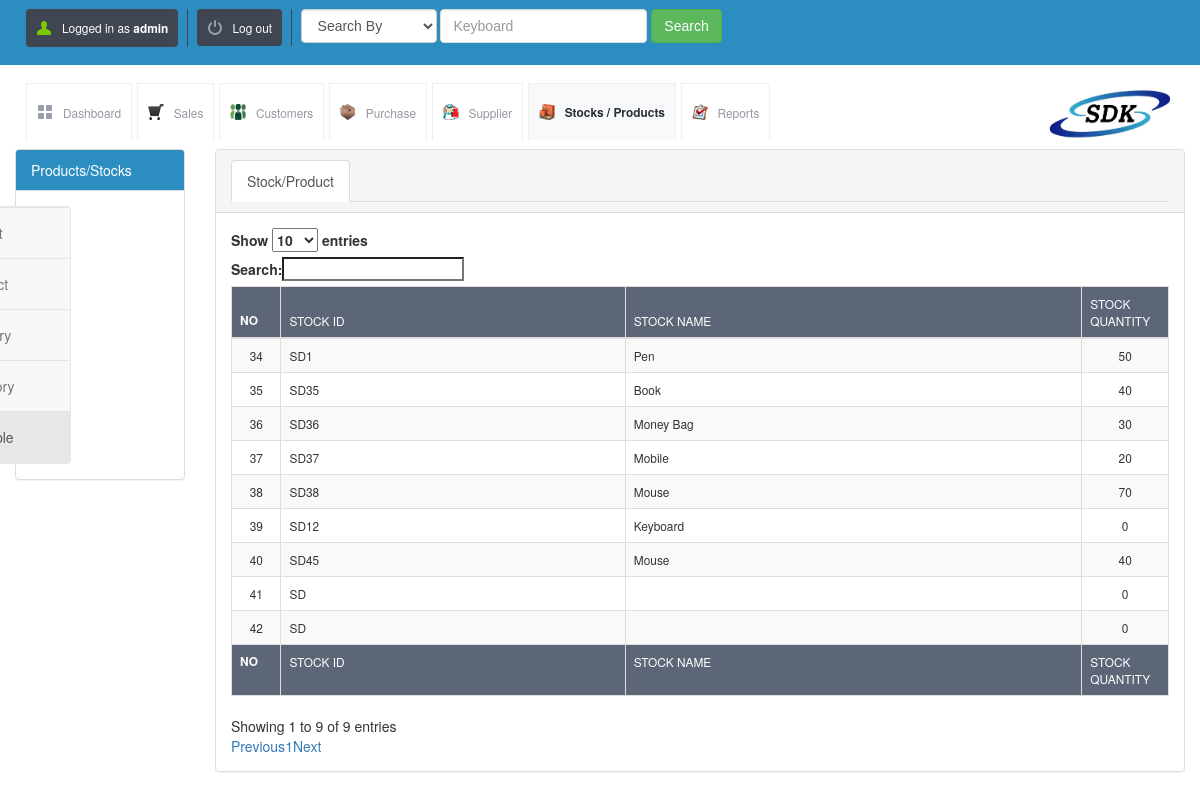
/view_stock_availability.php (signed in), run on an earlier commit of the app's database.
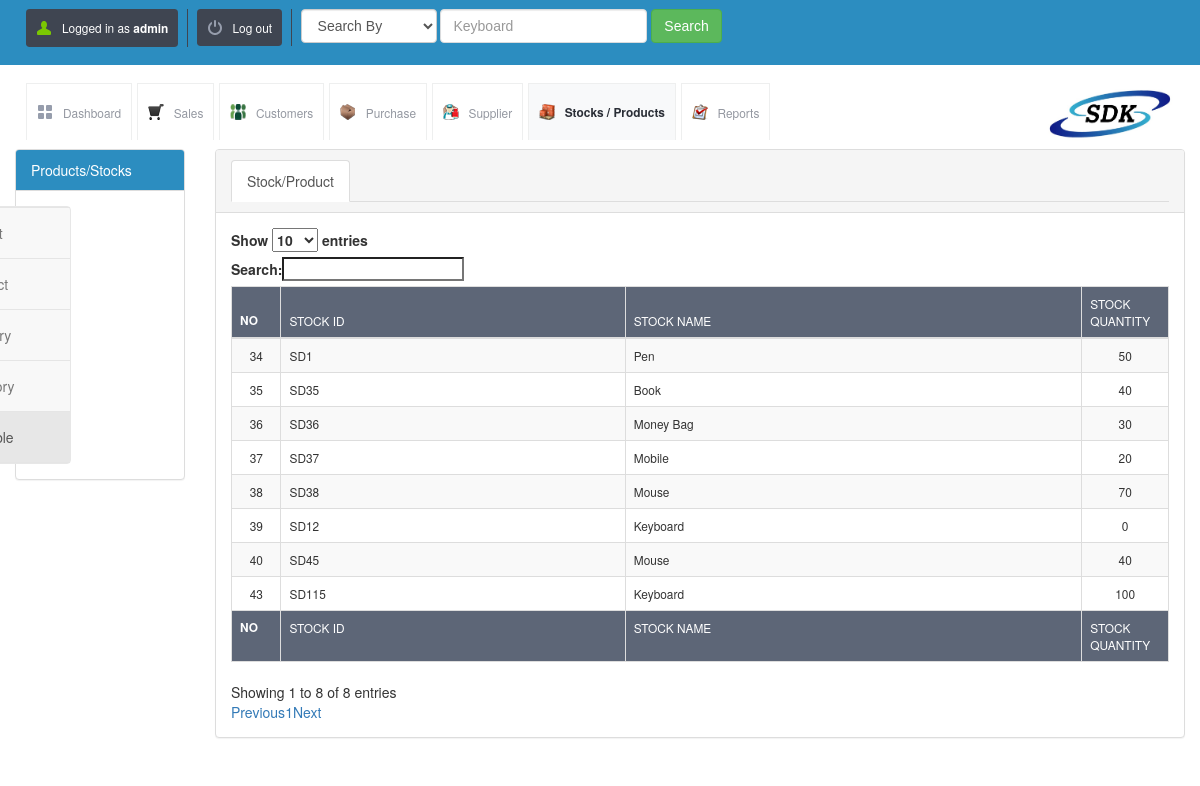
And on a later commit of the database.
### tables this page shows
CREATE TABLE `stock_details` (
  `id` int(10) UNSIGNED NOT NULL,
  `stock_id` varchar(120) NOT NULL,
  `stock_name` varchar(120) NOT NULL,
  `stock_quantity` int(11) NOT NULL,
  `supplier_id` varchar(250) NOT NULL,
  `company_price` decimal(10,2) NOT NULL,
  `selling_price` decimal(10,2) NOT NULL,
  `category` varchar(120) NOT NULL,
  `date` timestamp NOT NULL DEFAULT CURRENT_TIMESTAMP ON UPDATE CURRENT_TIMESTAMP,
  `expire_date` datetime NOT NULL
);

### config.php (called while the page is built)
<?php $config["database"] = "SDK"; $config["host"]= "localhost";$config["username"]= "root"; $config["password"]= "";?>

### lib/db.class.php (called while the page is built, shortened)
<?php
  class DB
  {
    function DB($base, $server, $user, $pass)
    {
      $this->connection = mysqli_connect($server, $user, $pass, $base);
    }
    function getMicroTime()
    {
      list($msec, $sec) = explode(' ', microtime());
      return floor($sec / 1000) + $msec;
    }
  }
?>

### init.php (called while the page is built, shortened)
<?php
include("lib/db.class.php");
$db = new DB($config['database'], $config['host'], $config['username'], $config['password']);
?>

### view_stock_availability.php (the view, shortened to what this page needs)
<?php include("master_head.php"); ?>
<div class="container-fluid">
    <div class="row">
        <div class="col-md-2">
            <div class="panel panel-default">
                <div class="panel-heading epanel">Products/Stocks</div>
                <div class="panel-body">
                    <nav class="navbar navbar-default sidebar" role="navigation">
                        <div class="collapse navbar-collapse" id="bs-sidebar-navbar-collapse-1">
                            <ul class="nav navbar-nav">
                                <li><a href="add_stock.php">Add Stock/Product</a></li>
                                <li><a href="view_product.php">View Stock/Product</a></li>
                                <li><a href="add_category.php">Add Stock Category</a></li>
                                <li><a href="view_category.php">view Stock Category</a></li>
                                <li class="active"><a href="view_stock_availability.php">view Stock Available</a></li>
                            </ul>
                        </div>
                    </nav>
                </div>
            </div>
        </div>
        <div class="col-md-10">
            <div class="panel panel-default">
                <div class="panel-heading">
                    <ul class="nav nav-tabs" role="tablist">
                        <li class="active">
                            <a href="#products" role="tab" data-toggle="tab">Stock/Product</a>
                        </li>
                    </ul>
                </div>
                <div class="panel-body">
                    <div class="tab-content">
                        <div class="tab-pane active" id="products">
                            <table id="example" class="table table-striped table-bordered dt-responsive nowrap" cellspacing="0" width="100%">
                                <thead>
                                <tr>
                                    <th>No</th>
                                    <th>stock id</th>
                                    <th>stock name</th>
                                    <th>stock quantity</th>
                                </tr>
                                </thead>
                                <tfoot>
                                <tr>
                                    <th>No</th>
                                    <th>stock id</th>
                                    <th>stock name</th>
                                    <th>stock quantity</th>
                                </tr>
                                </tfoot>
                                <tbody>
                                <?php
                                $sql = "SELECT * FROM stock_details";
                                $result = mysqli_query($db->connection, $sql);
                                while ($row = mysqli_fetch_array($result)) {
                                    ?>
                                    <tr>
                                        <td><?php echo $row['id']; ?></td>
                                        <td><?php echo $row['stock_id']; ?></td>
                                        <td><?php echo $row['stock_name']; ?></td>
                                        <td><?php echo $row['stock_quantity']; ?></td>
                                    </tr>
                                <?php  } ?>
                                </tbody>
                            </table>
                        </div>
                    </div>
                </div>
            </div>
        </div>
    </div>
</div>
</body>
</html>

What changed in the data, as far as the page shows it:
removed stock_details: id "41", stock "SD", stock_quantity "0"
removed stock_details: id "42", stock "SD", stock_quantity "0"
added stock_details: id "43", stock "SD115", stock_name "Keyboard", stock_quantity "100"
Also different on the page:
text written by a page script: "Show entries Search: Showing 1 to 9 of 9 entries Previous 1 Next" → "Show entries Search: Showing 1 to 8 of 8 entries Previous 1 Next"
